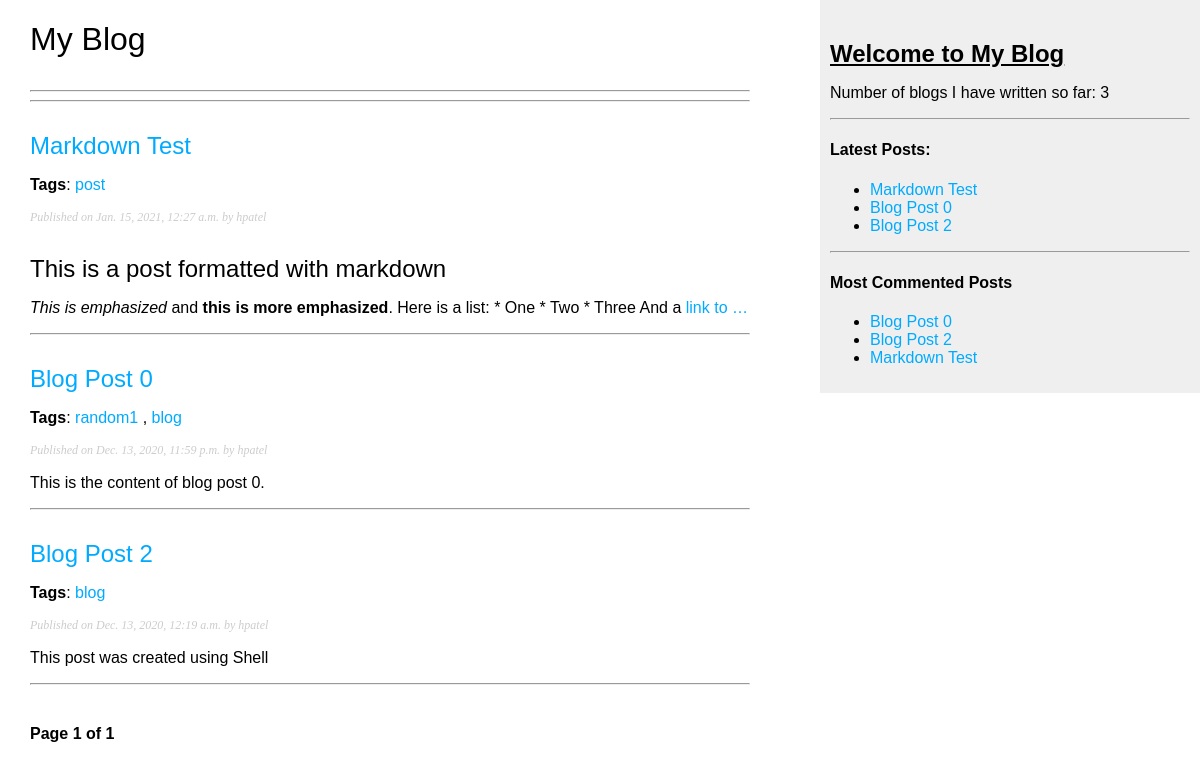
Screenshot of /blog/ with the database file from the repository.
### blog/models.py (models this page shows, shortened)
class Post(models.Model):
    STATUS_CHOICES = (
        ('draft', 'Draft'),
        ('published', 'Published'),
    ) # (A,B) = (Value which will be stored in the model, Value which will be displayed to the user as choice)
    title = models.CharField(max_length=200)
    slug = models.SlugField(max_length=200, unique_for_date='publish')
    author = models.ForeignKey(User, on_delete=models.CASCADE, related_name='blog_posts')
    body = models.TextField()
    publish = models.DateTimeField(default=timezone.now)
    created = models.DateTimeField(auto_now_add=True)
    updated = models.DateTimeField(auto_now=True)
    status = models.CharField(max_length=10, choices=STATUS_CHOICES, default='draft')
    objects = models.Manager() # Default manager
    published = PublishedManager() # Custom manager
    tags = TaggableManager()
    def get_absolute_url(self):
        return reverse(
            'blog:post_detail',
            args = [self.publish.year, self.publish.month, self.publish.day, self.slug]
        )
    class Meta:
        ordering = ('-publish',)
        db_table = 'blog_post' # Default table name is already 'blog_post'

### blog/views.py (the view)
# urls.py: path('', views.post_list, name='post_list'),
def post_list(request, tag_slug=None):
    tag = None
    posts = Post.published.all()
    if tag_slug:
        tag = get_object_or_404(Tag, slug=tag_slug)
        posts = posts.filter(tags__in=[tag])
    paginator = Paginator(posts, 5)
    curr_page = request.GET.get('page') # Used to retrieve the current page number
    try:
        posts = paginator.page(curr_page) # Would return the results of current page
    except PageNotAnInteger:
        posts = paginator.page(1) # Would return the first page of results
    except EmptyPage:
        posts = paginator.page(paginator.num_pages) # Would return the last page of results
    return render(request, 'blog/post/list.html', {'posts': posts, 'page': curr_page, 'tag': tag})

### blog/models.py (called while the page is built)
    def get_queryset(self):
        return super(PublishedManager, self).get_queryset().filter(status='published')

### blog/templatetags/block_tags.py (called while the page is built)
@register.simple_tag
def total_posts():
    return Post.published.count()

@register.inclusion_tag('blog/post/latest_posts.html')
def show_latest_posts(count = 5):
    latest_posts = Post.published.order_by('-publish')[:count]
    return {'latest_posts': latest_posts}

@register.simple_tag
def get_most_commented_posts(count=5):
    return Post.published.annotate(total_comments = Count('comments')).order_by('-total_comments')[:count]

@register.filter(name='markdown') # The name of the filter to be used is 'markdown'. Can be changed.
def markdown_format(text):
    return mark_safe(markdown.markdown(text))

### blog/templates/blog/post/list.html (shortened to what this page needs)
{% extends 'blog/base.html' %}
{% load block_tags %}
{% block content %}
    <h1>My Blog</h1>
    <hr><hr>
    {% for post in posts %}
    <h2>
        <a href="{{ post.get_absolute_url }}">
            {{ post.title }}
        </a>
    </h2>
    <p class="tags">
        <b>Tags</b>:
        {% for tag in post.tags.all %}
            <a href="{% url 'blog:post_list_by_tag' tag.slug %}">
                {{ tag.name }}
            </a>
            {% if not forloop.last%}, {% endif %}
        {% endfor %}
    </p>
    <p class="date">
        Published on {{ post.publish }} by {{ post.author }}
    </p>
    {{ post.body|markdown|truncatewords_html:30 }}
    <hr>
    {% endfor %}
    {% include 'blog/pagination.html' with page=posts %}
{% endblock %}

### blog/templates/blog/base.html (shortened to what this page needs)
{% load static %}
{% load block_tags %}
<!DOCTYPE html>
<html>
    <head>
        <link href="{% static 'css/blog.css' %}" rel="stylesheet">
    </head>
    <body>
        <div id="content">
            {% block content %}
            {% endblock %}
        </div>
        <div id="sidebar">
            <h2><b><u>Welcome to My Blog</u></b></h2>
            <p>Number of blogs I have written so far: {% total_posts %}</p>
            <hr>
            <h4>Latest Posts:</h4>
            {% show_latest_posts %}
            <hr>
            <div>
                <h4>Most Commented Posts</h4>
                {% get_most_commented_posts as most_commented_posts %}
                <ul>
                    {% for post in most_commented_posts %}
                    <li>
                        <a href="{{ post.get_absolute_url }}">{{ post.title }}</a>
                    </li>
                    {% endfor %}
                </ul>
            </div>
        </div>
    </body>
</html>

### blog/templates/blog/post/latest_posts.html
<ul>
    {% for post in latest_posts %}
    <li>
        <a href="{{ post.get_absolute_url }}">{{ post.title }}</a>
    </li>
    {% endfor %}
</ul>

### blog/static/css/blog.css (style rules this page uses)
body { margin: 0; padding: 0; font-family: helvetica, sans-serif; }
a { color: #00abff; text-decoration: none; }
h1 { font-weight: normal; padding: 0 0 10px 0; }
h2 { font-weight: normal; margin: 30px 0 0; }
#content { float: left; width: 60%; padding: 0 0 0 30px; }
#sidebar { float: right; width: 30%; padding: 10px; height: 100%; background: #efefef; }
p.date { color: #ccc; font-family: georgia, serif; font-size: 12px; font-style: italic; }

### rows the page displays
Post: title "Markdown Test", publish "Jan. 15, 2021, 12:27 a.m.", author "hpatel", body "This is a post formatted with markdown This is emphasized and this is more emphasized . Here is a list: * One * Two * Three And a link to …"
Tag: name "post"
Post: title "Blog Post 0", publish "Dec. 13, 2020, 11:59 p.m.", author "hpatel", body "This is the content of blog post 0."
Tag: name "random1"
Tag: name "blog"
Post: title "Blog Post 2", publish "Dec. 13, 2020, 12:19 a.m.", author "hpatel", body "This post was created using Shell"

### other values shown
{{ page.number }} "1"
{{ page.paginator.num_pages }} "1"
